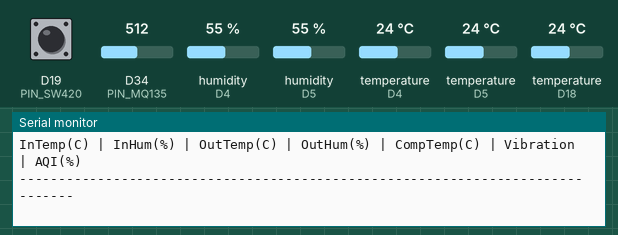
This sketch was run on a simulated Arduino Due. Shown: the last lines printed to the serial monitor. The inputs (shaded band) are chosen by the test bench; at power-on: D19 (PIN_SW420) LOW, humidity (sensors on D4, D5) 55 %, temperature (sensors on D18, D4, D5) 24 °C, D34 (PIN_MQ135) = 512 (analog values on the 0–1023 scale).

Above: at 2.2 s.
2.3 s: D19 (PIN_SW420) pulled HIGH for 1 s
At 4.2 s:
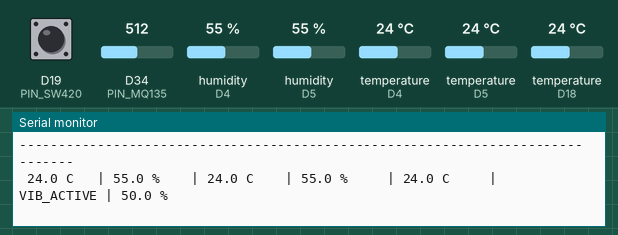
6.3 s: humidity (sensor on D4) set to 22 %
At 7.3 s:
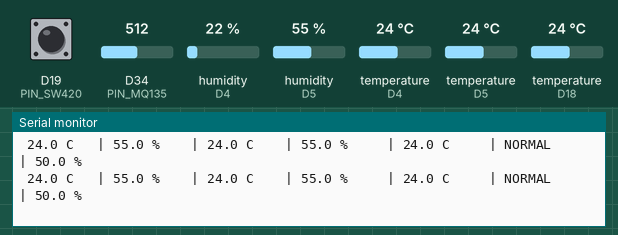
7.8 s: humidity (sensor on D5) set to 22 %
At 9.2 s:
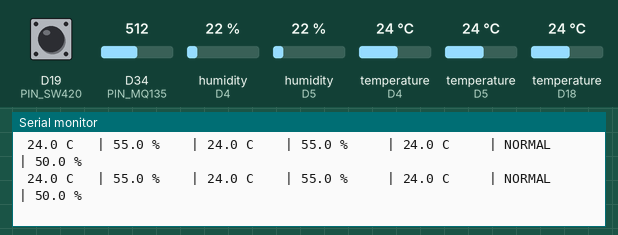
9.3 s: temperature (sensor on D18) set to 12 °C
10.8 s: D34 (PIN_MQ135) set to 716
At 11.5 s:
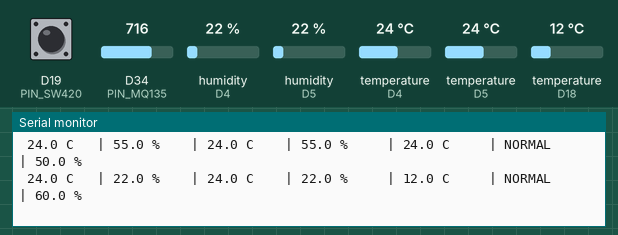
12.3 s: temperature (sensor on D4) set to 12 °C
At 13.8 s:
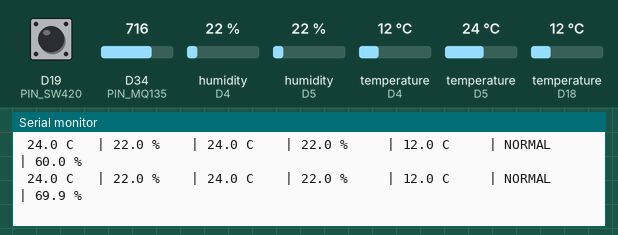
Timing chart, 0 to 14.8 s (numbered marks = the images above; inputs shaded):
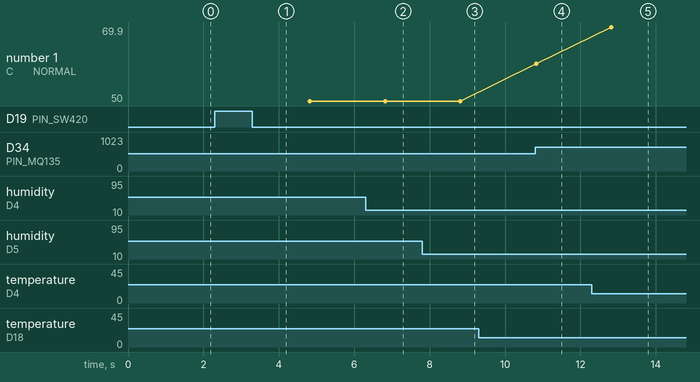

Measured:
- after the input at 2.3 s, the serial monitor: prints a new line after 0.53 s (image 1)
- after the input at 10.8 s, the serial monitor: prints a new line at once (image 4)
- plotted number 1: 50 → 60 after the input at 10.8 s

The sketch:

05_all_sensors_serial.ino
```cpp
/*
 * =====================================================================================
 * PROJECT: Digital Twin for Predictive Maintenance of Air Conditioner
 * MODULE : Step 1.5 - Unified Multi-Sensor Serial Telemetry
 * =====================================================================================
 * SENSOR PIN MAPPING:
 *   1. DHT11 #1 (Indoor Ambient)      -> GPIO 4 (D4)
 *   2. DHT11 #2 (Outdoor Ambient)     -> GPIO 5 (D5)
 *   3. DS18B20  (Compressor Surface)  -> GPIO 18 (D18) [with 10k ohm pull-up to 3.3V]
 *   4. SW-420   (Vibration Detector)  -> GPIO 19 (D19)
 *   5. MQ135    (Air Quality Index)   -> GPIO 34 (ADC1_CH6)
 * =====================================================================================
 */

#include "DHT.h"
#include <OneWire.h>
#include <DallasTemperature.h>

// Pin Definitions
#define PIN_DHT_INDOOR    4
#define PIN_DHT_OUTDOOR   5
#define PIN_DS18B20       18
#define PIN_SW420         19
#define PIN_MQ135         34

#define DHTTYPE           DHT22

// Sensor Objects
DHT dhtIndoor(PIN_DHT_INDOOR, DHTTYPE);
DHT dhtOutdoor(PIN_DHT_OUTDOOR, DHTTYPE);
OneWire oneWire(PIN_DS18B20);
DallasTemperature ds18b20(&oneWire);

// Timing variables
unsigned long lastReadTime = 0;
const unsigned long READ_INTERVAL = 2000; // 2 seconds

void setup() {
  Serial.begin(115200);
  delay(1000);

  Serial.println("===============================================================================");
  Serial.println("         DIGITAL TWIN OF AIR CONDITIONER - HARDWARE TELEMETRY TEST            ");
  Serial.println("===============================================================================");

  // Initialize Sensors
  dhtIndoor.begin();
  dhtOutdoor.begin();
  ds18b20.begin();
  pinMode(PIN_SW420, INPUT);
  analogReadResolution(12);

  Serial.println("[SETUP] All 5 sensors initialized.");
  Serial.println("-------------------------------------------------------------------------------");
  Serial.println("InTemp(C) | InHum(%) | OutTemp(C) | OutHum(%) | CompTemp(C) | Vibration | AQI(%)");
  Serial.println("-------------------------------------------------------------------------------");
}

void loop() {
  unsigned long currentMillis = millis();

  if (currentMillis - lastReadTime >= READ_INTERVAL) {
    lastReadTime = currentMillis;

    // 1. Read DHT11 Sensors
    float inTemp = dhtIndoor.readTemperature();
    float inHum  = dhtIndoor.readHumidity();
    float outTemp = dhtOutdoor.readTemperature();
    float outHum  = dhtOutdoor.readHumidity();

    // 2. Read DS18B20 Compressor Temp
    ds18b20.requestTemperatures();
    float compTemp = ds18b20.getTempCByIndex(0);

    // 3. Read SW-420 Vibration (Digital State)
    int vibState = digitalRead(PIN_SW420);
    String vibStatus = (vibState == HIGH) ? "VIB_ACTIVE" : "NORMAL";

    // 4. Read MQ135 Air Quality (Averaged ADC)
    long mqSum = 0;
    for (int i = 0; i < 10; i++) {
      mqSum += analogRead(PIN_MQ135);
      delay(5);
    }
    int rawMQ = mqSum / 10;
    float aqiPercent = (rawMQ / 4095.0) * 100.0;

    // Print Telemetry Row
    Serial.print(" ");
    if (isnan(inTemp)) Serial.print(" ERR    "); else { Serial.print(inTemp, 1); Serial.print(" C   "); }
    Serial.print("| ");

    if (isnan(inHum)) Serial.print(" ERR    "); else { Serial.print(inHum, 1); Serial.print(" %    "); }
    Serial.print("| ");

    if (isnan(outTemp)) Serial.print(" ERR     "); else { Serial.print(outTemp, 1); Serial.print(" C    "); }
    Serial.print("| ");

    if (isnan(outHum)) Serial.print(" ERR     "); else { Serial.print(outHum, 1); Serial.print(" %     "); }
    Serial.print("| ");

    if (compTemp == DEVICE_DISCONNECTED_C || compTemp == -127.0) {
      Serial.print(" ERR       ");
    } else {
      Serial.print(compTemp, 1); Serial.print(" C     ");
    }
    Serial.print("| ");

    Serial.print(vibStatus);
    if (vibStatus == "NORMAL") Serial.print("    "); else Serial.print(" ");
    Serial.print("| ");

    Serial.print(aqiPercent, 1);
    Serial.println(" %");
  }
}
```
